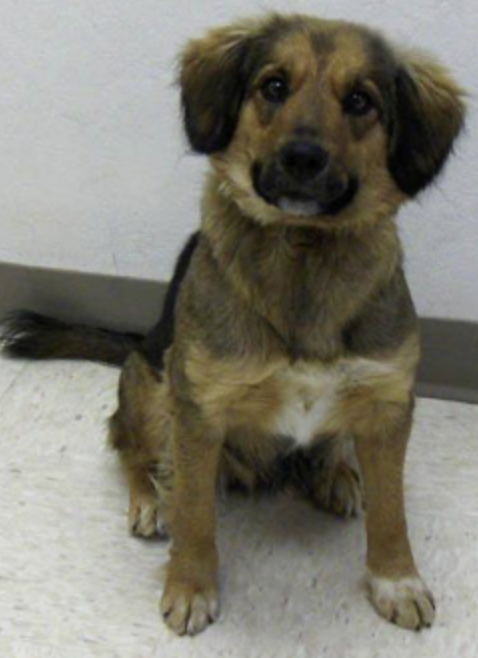
#> input picture Chapter 03/06. CNN/imgs/dog.png, 478 x 658 px, given in place of dog.jpg, which was not available
$ jupyter execute thresholding.ipynb   (shell and % lines are left out)
#> lines starting #> are read from the running program, lines starting #| are printed output that depends on the picture; after the words box and inside, x2 and y2 are one past the last pixel; in counts of white or black regions, pixels touching at a corner belong together; pictures that were not available may be replaced by others from this repository, and a replacement may not be noted
[cell 1]
import cv2
import numpy as np
import matplotlib.pyplot as plt

[cell 2]
path = 'C:\\Users\\halle\Documents\\Datasets\\07.Computer Vision Course Resources\\images\\dog.jpg'

dog = cv2.imread(path)
#> dog is the input picture: shape (658, 478, 3); mean B, G, R 112.6, 123.5, 125.9
image = cv2.cvtColor(dog,cv2.COLOR_BGR2RGB)
plt.figure(figsize=(10,25))
plt.imshow(image)

[cell 3]
gray_dog = cv2.cvtColor(dog, cv2.COLOR_BGR2GRAY)
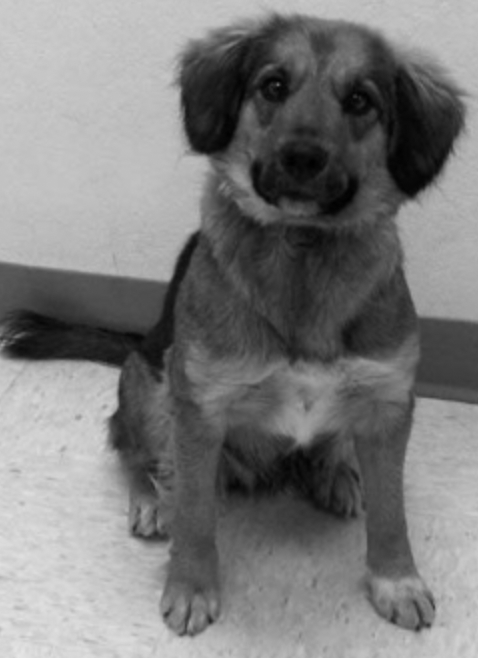
#> gray_dog: shape (658, 478); min 0, max 230, mean 123
retval, dst = cv2.threshold(gray_dog, 200, 255, cv2.THRESH_BINARY)
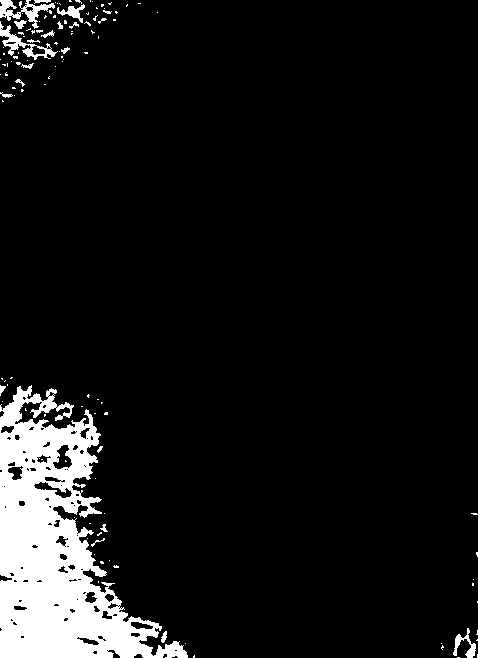
#> dst: shape (658, 478); 8.4% white; 121 white regions (99 under 20 px), largest, box (x1, y1, x2, y2) and area: (0, 385, 188, 658) 23763, (0, 0, 55, 29) 574, (0, 21, 58, 60) 545
plt.figure(figsize=(10,25))
# plt.imshow(gray_dog,cmap='gray')
plt.imshow(dst, cmap='gray')

$ run again, with Chapter 03/06. CNN/imgs/cat.png copied over Chapter 03/06. CNN/imgs/dog.png
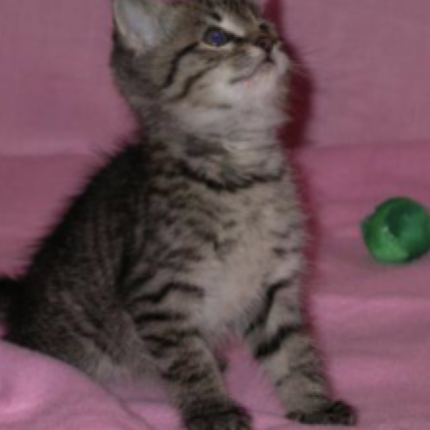
#> input picture Chapter 03/06. CNN/imgs/cat.png, 430 x 430 px, given in place of dog.jpg, which was not available
#> dog is the input picture: shape (430, 430, 3); mean B, G, R 85.3, 77.7, 105.5
#> `gray_dog = cv2.cvtColor(dog, cv2.COLOR_BGR2GRAY)`:
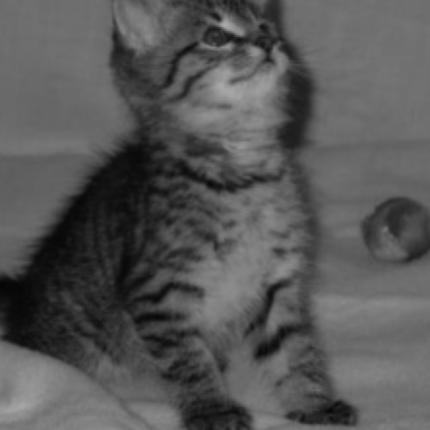
#> gray_dog: shape (430, 430); min 4, max 170, mean 86.9
#> dst: shape (430, 430); every value is 0
